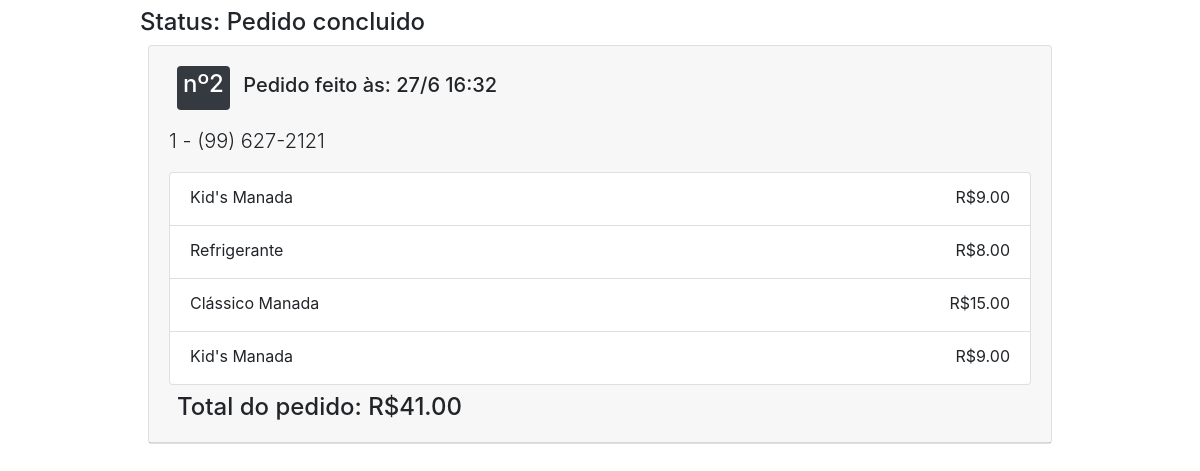
Screenshot of /carrinho/detail/2/ with the database file from the repository.
### Manada/pedidos/models.py (models this page shows, shortened)
class carrinho(models.Model):
    statusDoCarrinho = [("0","Pedido não-concluido pelo cliente"),("1","Pedido enviado ao restaurante"),("2","Pedido em preparo"),("3","Pedido concluido")]
    telefone = models.CharField(max_length=30)
    created = models.DateTimeField(auto_now_add=True, editable=False)
    last_updated = models.DateTimeField(auto_now=True, editable=False)
    nome = models.CharField(max_length=50)
    status = models.CharField(max_length=30, choices = statusDoCarrinho, default="0")
    class Meta:
        pass
    def __str__(self):
        return str(self.pk)
    def get_valor_carrinho(self):
        sum = 0
        for i in self.item.all():
            sum += i.get_valor_item()
        return sum

class itemDoCarrinho(models.Model):
    referenciaOpcionais = models.ManyToManyField(opcionais, related_name='itemdocarrinho')
    referenciaCardapio = models.ForeignKey("pedidos.cardapio", on_delete=models.CASCADE, related_name = 'item')
    referenciaCarrinho = models.ForeignKey("pedidos.carrinho", on_delete=models.CASCADE, related_name='item')
    last_updated = models.DateTimeField(auto_now=True, editable=False)
    created = models.DateTimeField(auto_now_add=True, editable=False)
    class Meta:
        pass
    def get_valor_item(self):
        return self.referenciaCardapio.preco + int(self.referenciaOpcionais.aggregate(Sum("preco"))['preco__sum'] or 0)

class cardapio(models.Model):
    tiposDoCardapio = (("Lanches","Lanches"), ("Bebidas","Bebidas"),("Porções","Porções"))
    last_updated = models.DateTimeField(auto_now=True, editable=False)
    preco = models.DecimalField(decimal_places=2, max_digits=5)
    nome = models.CharField(max_length=100)
    created = models.DateTimeField(auto_now_add=True, editable=False)
    tipoDoItem = models.CharField(max_length=30, choices = tiposDoCardapio)
    descricao = models.CharField(max_length=250)
    imagem = models.URLField(blank= True)
    class Meta:
        pass

### Manada/pedidos/views.py (the view)
# urls.py: path("carrinho/detail/<int:pk>/", views.carrinhoDetailView.as_view(), name="pedidos_carrinho_detail"),
class carrinhoDetailView(generic.DetailView):
    model = models.carrinho
    form_class = forms.carrinhoForm

### Manada/templates/pedidos/carrinho_detail.html (shortened to what this page needs)
{% extends "base.html" %}
{% load static %}
{% block content %}
<div class="container">
	<div class="row">
    <div class="col-md-10 mx-auto">
      <h4 class="mt-2">Status: {{object.get_status_display}}</h4>
      <div class="card m-2">
        <div class="card-header">
          <div class="d-flex flex-column justify-content-start" id="card-{{object}}">
            <div class="d-flex align-items-start flex-column">
              <h5> <span class="badge badge-dark m-2"><h4>nº{{object}}</h4></span> Pedido feito às: {{object.created|date:"j/n H:i"}}</h5>
              <p class="lead">{{object.nome}} - {{object.telefone}}</p>
            </div>
            <ul class="list-group">
              {% for item in object.item.all  %}
                <li class="list-group-item">
                  {{item.referenciaCardapio.nome}}
                  <span class="float-right ml-2">R${{item.get_valor_item}}</span>
                  {% if item.referenciaOpcionais %}
                </li>
                {% else %}
                </li>
                {% endif %}
              {% endfor %}
            </ul>
            <h4 class="m-2">Total do pedido: R${{object.get_valor_carrinho}}</h4>
          </div>
        </div>
      </div>
    </div>
  </div>
</div>
{% endblock %}

### rows the page displays
carrinho: status "Pedido concluido", id "2", created "27/6 16:32", nome "1", telefone "(99) 627-2121", get_valor_carrinho "41.00"
itemDoCarrinho: referenciaCardapio.nome "Kid's Manada", get_valor_item "9.00"
itemDoCarrinho: referenciaCardapio.nome "Refrigerante", get_valor_item "8.00"
itemDoCarrinho: referenciaCardapio.nome "Clássico Manada", get_valor_item "15.00"
itemDoCarrinho: referenciaCardapio.nome "Kid's Manada", get_valor_item "9.00"
